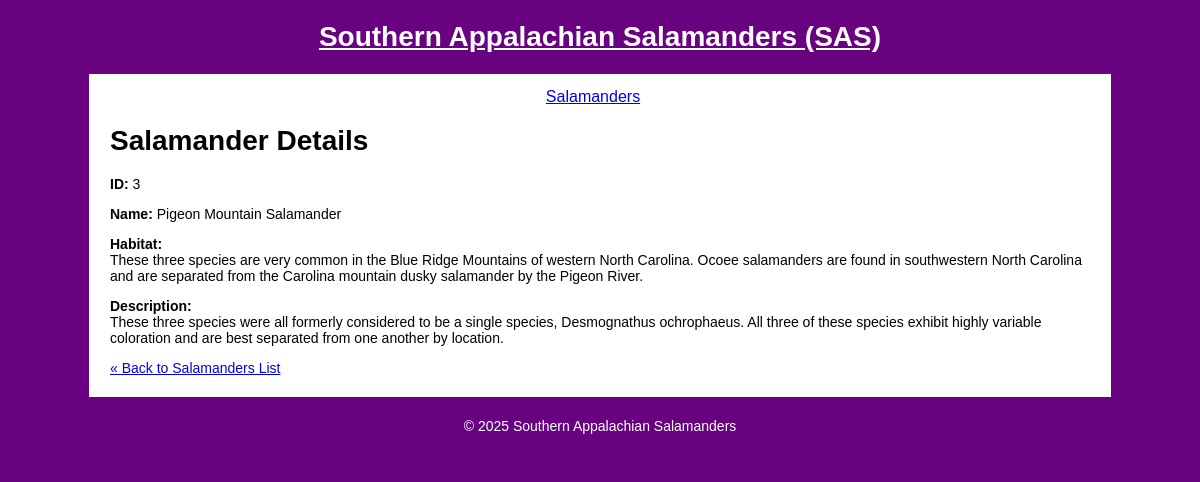
The app's page /salamanders/show.php?id=3 with its own data.
### tables this page shows
CREATE TABLE `salamander` (
  `id` int(11) NOT NULL  PRIMARY KEY AUTO_INCREMENT,
  `name` varchar(255) NOT NULL,
  `habitat` text,
  `description` text
);

### private/query_functions.php (called while the page is built, shortened)
<?php
function find_salamander_by_id($id) {
  global $db;
  $sql = "SELECT * FROM salamander ";
  $sql .= "WHERE id='" . $id . "'";
  $result = mysqli_query($db, $sql);
  $salamander = mysqli_fetch_assoc($result);
  return $salamander;
  }

### private/functions.php (called while the page is built, shortened)
<?php
function url_for($script_path) {
  if($script_path[0] != '/') {
    $script_path = "/" . $script_path;
  }
  return WWW_ROOT . $script_path;
}
function h($string="") {
  return htmlspecialchars($string);
}

### public/salamanders/show.php (the view, shortened to what this page needs)
<?php require_once('../../private/initialize.php');
include(SHARED_PATH . '/salamander-header.php');
$id = $_GET['id'] ?? '1';
$salamander = find_salamander_by_id($id);
?>
<h1>Salamander Details</h1>
<p><span class="bold">ID: </span> <?= h($salamander['id']); ?> </p>
<p><span class="bold">Name: </span> <?= h($salamander['name']); ?> </p>
<p><span class="bold">Habitat: </span><br>
  <?= h($salamander['habitat']); ?> </p>
<p><span class="bold">Description: </span><br>
  <?= h($salamander['description']); ?> </p>
<p><a href="<?= url_for('salamanders/index.php'); ?>">&laquo; Back to Salamanders List</a></p>
<?php include(SHARED_PATH . '/salamander-footer.php'); ?>

### public/stylesheets/salamanders.css (style rules this page uses)
html, body { margin: 0; padding: 0; }
html { font: 14px Arial, Helvetica, sans-serif; }
body { background-color: #680281; }
.bold { font-weight: bold; }

### records on screen
salamander: id "3", name "Pigeon Mountain Salamander", habitat "These three species are very common in the Blue Ridge Mountains of western North Carolina. Ocoee salamanders are found in southwestern North Carolina and are separated from the Carolina mountain dusky salamander by the Pigeon River.", description "These three species were all formerly considered to be a single species, Desmognathus ochrophaeus. All three of these species exhibit highly variable coloration and are best separated from one another by location."
